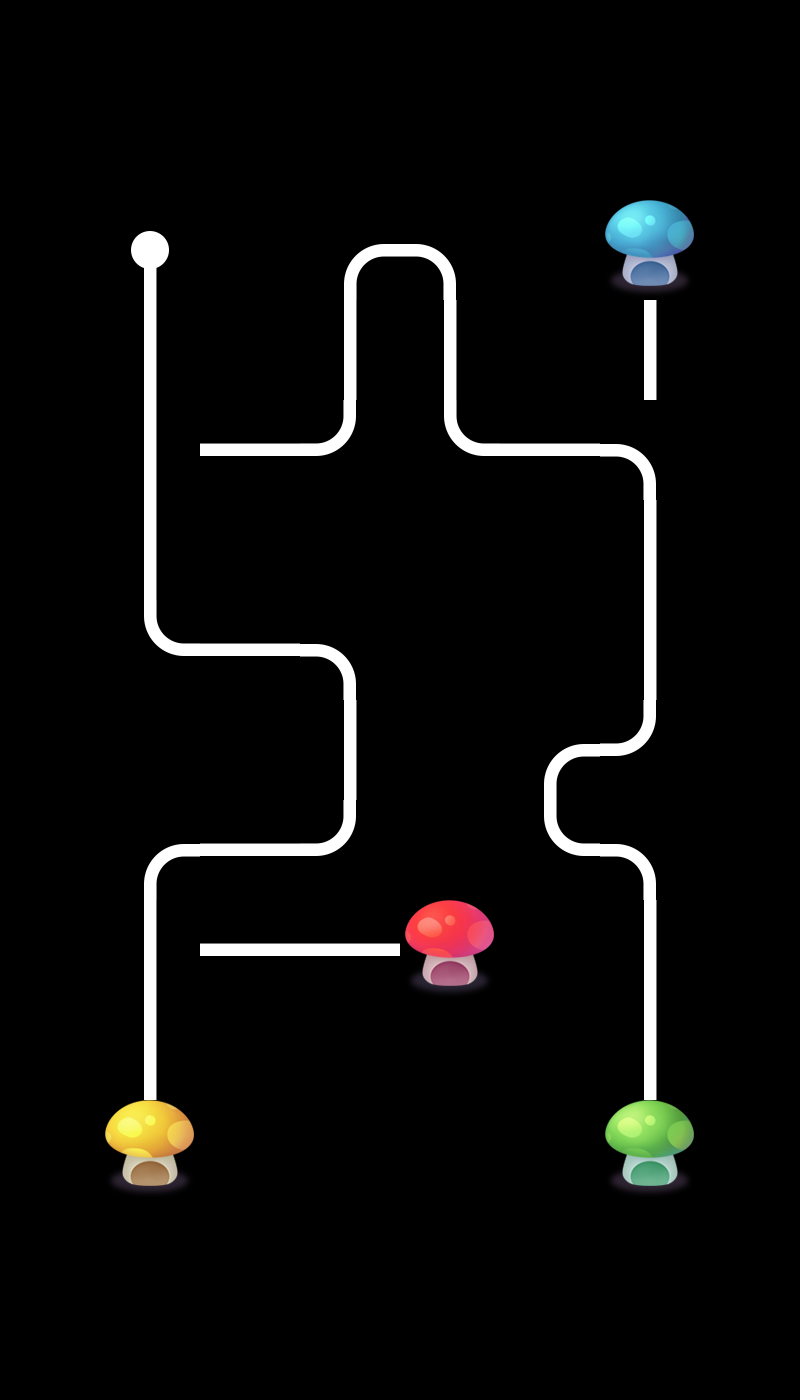

Below is a game level as drawn by its tile map, then a one-line description and the .tmx that defines it (tile-layer data replaced by summaries):
An orthogonal 8x14 tile map with 100x100 px tiles, 1 tile layer (layer0) and 3 objects.

<map version="1.0" orientation="orthogonal" renderorder="right-down" width="8" height="14" tilewidth="100" tileheight="100" nextobjectid="5">
 <tileset firstgid="1" name="tiled" tilewidth="100" tileheight="100">
  <image source="tiled.png" width="500" height="400" />
 </tileset>
 <layer name="layer0" width="8" height="14">
  <data>[112 cells, 37 non-empty, 11 distinct tile ids]</data>
 </layer>
 <objectgroup name="object1">
  <object id="1" x="127.273" y="418.182" width="57.5758" height="54.5455">
   <properties>
    <property name="id" value="0" />
   </properties>
  </object>
  <object id="2" x="624.242" y="415.152" width="63.6364" height="63.6364">
   <properties>
    <property name="id" value="1" />
   </properties>
  </object>
  <object id="3" x="112.121" y="927.271" width="63.6364" height="54.5455">
   <properties>
    <property name="id" value="2" />
   </properties>
  </object>
 </objectgroup>
</map>
